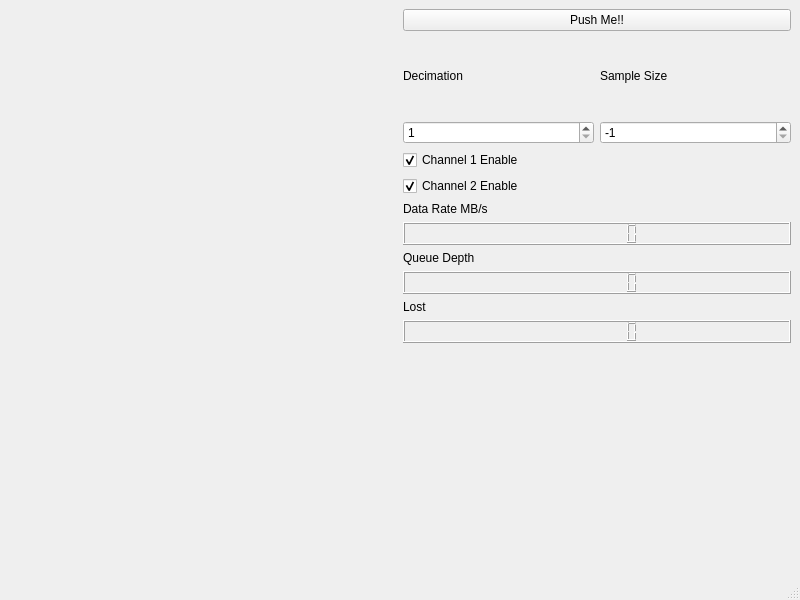
<?xml version="1.0" encoding="UTF-8"?>
<ui version="4.0">
 <class>MainWindow</class>
 <widget class="QMainWindow" name="MainWindow">
  <property name="geometry">
   <rect>
    <x>0</x>
    <y>0</y>
    <width>800</width>
    <height>600</height>
   </rect>
  </property>
  <property name="windowTitle">
   <string>MainWindow</string>
  </property>
  <widget class="QWidget" name="centralwidget">
   <layout class="QGridLayout" name="gridLayout">
    <item row="0" column="1">
     <widget class="QPushButton" name="b1">
      <property name="text">
       <string>Push Me!!</string>
      </property>
     </widget>
    </item>
    <item row="1" column="1">
     <layout class="QGridLayout" name="gridLayout_2">
      <item row="0" column="1">
       <widget class="QLabel" name="label_2">
        <property name="text">
         <string>Sample Size</string>
        </property>
       </widget>
      </item>
      <item row="0" column="0">
       <widget class="QLabel" name="label">
        <property name="text">
         <string>Decimation</string>
        </property>
       </widget>
      </item>
      <item row="1" column="0">
       <widget class="QSpinBox" name="spinBox_dec">
        <property name="minimum">
         <number>1</number>
        </property>
        <property name="maximum">
         <number>1024</number>
        </property>
        <property name="value">
         <number>1</number>
        </property>
       </widget>
      </item>
      <item row="1" column="1">
       <widget class="QSpinBox" name="spinBox_sampsize">
        <property name="minimum">
         <number>-1</number>
        </property>
        <property name="maximum">
         <number>65000</number>
        </property>
        <property name="value">
         <number>-1</number>
        </property>
       </widget>
      </item>
     </layout>
    </item>
    <item row="0" column="0" rowspan="6">
     <layout class="QVBoxLayout" name="verticalLayout">
      <item>
       <widget class="PlotWidget" name="pyqtgraph_widget" native="true"/>
      </item>
      <item>
       <widget class="PlotWidget" name="pyqtgraph_widget_2" native="true">
        <property name="enabled">
         <bool>true</bool>
        </property>
       </widget>
      </item>
     </layout>
    </item>
    <item row="2" column="1">
     <layout class="QGridLayout" name="gridLayout_4">
      <item row="0" column="0">
       <widget class="QCheckBox" name="checkBox_channel1">
        <property name="text">
         <string>Channel 1 Enable</string>
        </property>
        <property name="checked">
         <bool>true</bool>
        </property>
       </widget>
      </item>
      <item row="1" column="0">
       <widget class="QCheckBox" name="checkBox_channel2">
        <property name="text">
         <string>Channel 2 Enable</string>
        </property>
        <property name="checked">
         <bool>true</bool>
        </property>
       </widget>
      </item>
     </layout>
    </item>
    <item row="3" column="1">
     <layout class="QGridLayout" name="gridLayout_3">
      <item row="0" column="0">
       <widget class="QLabel" name="label_3">
        <property name="text">
         <string>Data Rate MB/s</string>
        </property>
       </widget>
      </item>
      <item row="2" column="0">
       <widget class="QLabel" name="label_4">
        <property name="text">
         <string>Queue Depth</string>
        </property>
       </widget>
      </item>
      <item row="3" column="0">
       <widget class="QLCDNumber" name="lcdNumber_queuedepth">
        <property name="digitCount">
         <number>8</number>
        </property>
        <property name="mode">
         <enum>QLCDNumber::Dec</enum>
        </property>
       </widget>
      </item>
      <item row="1" column="0">
       <widget class="QLCDNumber" name="lcdNumber_datarate">
        <property name="digitCount">
         <number>8</number>
        </property>
        <property name="mode">
         <enum>QLCDNumber::Dec</enum>
        </property>
       </widget>
      </item>
      <item row="4" column="0">
       <widget class="QLabel" name="label_5">
        <property name="text">
         <string>Lost</string>
        </property>
       </widget>
      </item>
      <item row="5" column="0">
       <widget class="QLCDNumber" name="lcdNumber_lost">
        <property name="digitCount">
         <number>8</number>
        </property>
        <property name="mode">
         <enum>QLCDNumber::Dec</enum>
        </property>
       </widget>
      </item>
     </layout>
    </item>
   </layout>
  </widget>
  <widget class="QMenuBar" name="menubar">
   <property name="geometry">
    <rect>
     <x>0</x>
     <y>0</y>
     <width>800</width>
     <height>21</height>
    </rect>
   </property>
  </widget>
  <widget class="QStatusBar" name="statusbar"/>
 </widget>
 <customwidgets>
  <customwidget>
   <class>PlotWidget</class>
   <extends>QWidget</extends>
   <header>pyqtgraph</header>
   <container>1</container>
  </customwidget>
 </customwidgets>
 <resources/>
 <connections/>
</ui>
